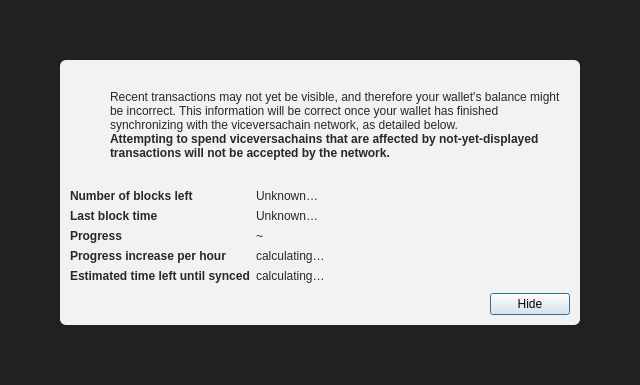
<?xml version="1.0" encoding="UTF-8"?>
<ui version="4.0">
 <class>ModalOverlay</class>
 <widget class="QWidget" name="ModalOverlay">
  <property name="geometry">
   <rect>
    <x>0</x>
    <y>0</y>
    <width>640</width>
    <height>385</height>
   </rect>
  </property>
  <property name="windowTitle">
   <string>Form</string>
  </property>
  <layout class="QVBoxLayout" name="verticalLayout" stretch="0">
   <property name="sizeConstraint">
    <enum>QLayout::SetDefaultConstraint</enum>
   </property>
   <property name="leftMargin">
    <number>0</number>
   </property>
   <property name="topMargin">
    <number>0</number>
   </property>
   <property name="rightMargin">
    <number>0</number>
   </property>
   <property name="bottomMargin">
    <number>0</number>
   </property>
   <item>
    <widget class="QWidget" name="bgWidget" native="true">
     <property name="styleSheet">
      <string notr="true">#bgWidget { background: rgba(0,0,0,220); }</string>
     </property>
     <layout class="QVBoxLayout" name="verticalLayoutMain" stretch="1">
      <property name="leftMargin">
       <number>60</number>
      </property>
      <property name="topMargin">
       <number>60</number>
      </property>
      <property name="rightMargin">
       <number>60</number>
      </property>
      <property name="bottomMargin">
       <number>60</number>
      </property>
      <item>
       <widget class="QWidget" name="contentWidget" native="true">
        <property name="styleSheet">
         <string notr="true">#contentWidget { background: rgba(255,255,255,240); border-radius: 6px; }

QLabel { color: rgb(40,40,40);  }</string>
        </property>
        <layout class="QVBoxLayout" name="verticalLayoutSub" stretch="1,0,0,0">
         <property name="spacing">
          <number>0</number>
         </property>
         <property name="leftMargin">
          <number>10</number>
         </property>
         <property name="topMargin">
          <number>10</number>
         </property>
         <property name="rightMargin">
          <number>10</number>
         </property>
         <property name="bottomMargin">
          <number>10</number>
         </property>
         <item>
          <layout class="QHBoxLayout" name="horizontalLayoutIconText" stretch="0,1">
           <property name="topMargin">
            <number>20</number>
           </property>
           <item>
            <layout class="QVBoxLayout" name="verticalLayoutIcon">
             <property name="leftMargin">
              <number>0</number>
             </property>
             <item>
              <widget class="QPushButton" name="warningIcon">
               <property name="enabled">
                <bool>false</bool>
               </property>
               <property name="text">
                <string/>
               </property>
               <property name="icon">
                <iconset>
                 <normaloff>:/icons/warning</normaloff>
                 <disabledoff>:/icons/warning</disabledoff>:/icons/warning</iconset>
               </property>
               <property name="iconSize">
                <size>
                 <width>48</width>
                 <height>48</height>
                </size>
               </property>
               <property name="flat">
                <bool>true</bool>
               </property>
              </widget>
             </item>
             <item>
              <spacer name="verticalSpacerWarningIcon">
               <property name="orientation">
                <enum>Qt::Vertical</enum>
               </property>
               <property name="sizeHint" stdset="0">
                <size>
                 <width>20</width>
                 <height>40</height>
                </size>
               </property>
              </spacer>
             </item>
            </layout>
           </item>
           <item>
            <layout class="QVBoxLayout" name="verticalLayoutInfoText">
             <property name="leftMargin">
              <number>0</number>
             </property>
             <property name="topMargin">
              <number>0</number>
             </property>
             <item>
              <widget class="QLabel" name="infoText">
               <property name="text">
                <string>Recent transactions may not yet be visible, and therefore your wallet's balance might be incorrect. This information will be correct once your wallet has finished synchronizing with the viceversachain network, as detailed below.</string>
               </property>
               <property name="textFormat">
                <enum>Qt::RichText</enum>
               </property>
               <property name="wordWrap">
                <bool>true</bool>
               </property>
              </widget>
             </item>
             <item>
              <widget class="QLabel" name="infoTextStrong">
               <property name="font">
                <font>
                 <weight>75</weight>
                 <bold>true</bold>
                </font>
               </property>
               <property name="text">
                <string>Attempting to spend viceversachains that are affected by not-yet-displayed transactions will not be accepted by the network.</string>
               </property>
               <property name="textFormat">
                <enum>Qt::RichText</enum>
               </property>
               <property name="wordWrap">
                <bool>true</bool>
               </property>
              </widget>
             </item>
             <item>
              <spacer name="verticalSpacerInTextSpace">
               <property name="orientation">
                <enum>Qt::Vertical</enum>
               </property>
               <property name="sizeHint" stdset="0">
                <size>
                 <width>20</width>
                 <height>40</height>
                </size>
               </property>
              </spacer>
             </item>
            </layout>
           </item>
          </layout>
         </item>
         <item>
          <spacer name="verticalSpacerAfterText">
           <property name="orientation">
            <enum>Qt::Vertical</enum>
           </property>
           <property name="sizeHint" stdset="0">
            <size>
             <width>20</width>
             <height>40</height>
            </size>
           </property>
          </spacer>
         </item>
         <item>
          <layout class="QFormLayout" name="formLayout">
           <property name="fieldGrowthPolicy">
            <enum>QFormLayout::FieldsStayAtSizeHint</enum>
           </property>
           <property name="horizontalSpacing">
            <number>6</number>
           </property>
           <property name="verticalSpacing">
            <number>6</number>
           </property>
           <property name="topMargin">
            <number>10</number>
           </property>
           <item row="0" column="0">
            <widget class="QLabel" name="labelNumberOfBlocksLeft">
             <property name="font">
              <font>
               <weight>75</weight>
               <bold>true</bold>
              </font>
             </property>
             <property name="text">
              <string>Number of blocks left</string>
             </property>
            </widget>
           </item>
           <item row="0" column="1">
            <widget class="QLabel" name="numberOfBlocksLeft">
             <property name="text">
              <string>Unknown…</string>
             </property>
            </widget>
           </item>
           <item row="1" column="0">
            <widget class="QLabel" name="labelLastBlockTime">
             <property name="font">
              <font>
               <weight>75</weight>
               <bold>true</bold>
              </font>
             </property>
             <property name="text">
              <string>Last block time</string>
             </property>
            </widget>
           </item>
           <item row="1" column="1">
            <widget class="QLabel" name="newestBlockDate">
             <property name="sizePolicy">
              <sizepolicy hsizetype="Maximum" vsizetype="Preferred">
               <horstretch>0</horstretch>
               <verstretch>0</verstretch>
              </sizepolicy>
             </property>
             <property name="text">
              <string>Unknown…</string>
             </property>
            </widget>
           </item>
           <item row="2" column="0">
            <widget class="QLabel" name="labelSyncDone">
             <property name="font">
              <font>
               <weight>75</weight>
               <bold>true</bold>
              </font>
             </property>
             <property name="text">
              <string>Progress</string>
             </property>
            </widget>
           </item>
           <item row="2" column="1">
            <layout class="QHBoxLayout" name="horizontalLayoutSync" stretch="0,1">
             <item>
              <widget class="QLabel" name="percentageProgress">
               <property name="text">
                <string notr="true">~</string>
               </property>
              </widget>
             </item>
            </layout>
           </item>
           <item row="4" column="0">
            <widget class="QLabel" name="labelProgressIncrease">
             <property name="font">
              <font>
               <weight>75</weight>
               <bold>true</bold>
              </font>
             </property>
             <property name="text">
              <string>Progress increase per hour</string>
             </property>
            </widget>
           </item>
           <item row="4" column="1">
            <widget class="QLabel" name="progressIncreasePerH">
             <property name="text">
              <string>calculating…</string>
             </property>
            </widget>
           </item>
           <item row="5" column="0">
            <widget class="QLabel" name="labelEstimatedTimeLeft">
             <property name="font">
              <font>
               <weight>75</weight>
               <bold>true</bold>
              </font>
             </property>
             <property name="text">
              <string>Estimated time left until synced</string>
             </property>
            </widget>
           </item>
           <item row="5" column="1">
            <widget class="QLabel" name="expectedTimeLeft">
             <property name="text">
              <string>calculating…</string>
             </property>
            </widget>
           </item>
          </layout>
         </item>
         <item>
          <layout class="QHBoxLayout" name="horizontalLayoutButtons">
           <property name="leftMargin">
            <number>10</number>
           </property>
           <property name="topMargin">
            <number>10</number>
           </property>
           <item>
            <spacer name="horizontalSpacer">
             <property name="orientation">
              <enum>Qt::Horizontal</enum>
             </property>
             <property name="sizeHint" stdset="0">
              <size>
               <width>40</width>
               <height>20</height>
              </size>
             </property>
            </spacer>
           </item>
           <item>
            <widget class="QPushButton" name="closeButton">
             <property name="text">
              <string>Hide</string>
             </property>
             <property name="shortcut">
              <string>Esc</string>
             </property>
             <property name="focusPolicy">
              <enum>Qt::StrongFocus</enum>
             </property>
             <property name="default">
              <bool>true</bool>
             </property>
            </widget>
           </item>
          </layout>
         </item>
        </layout>
       </widget>
      </item>
     </layout>
    </widget>
   </item>
  </layout>
 </widget>
 <resources/>
 <connections/>
</ui>
